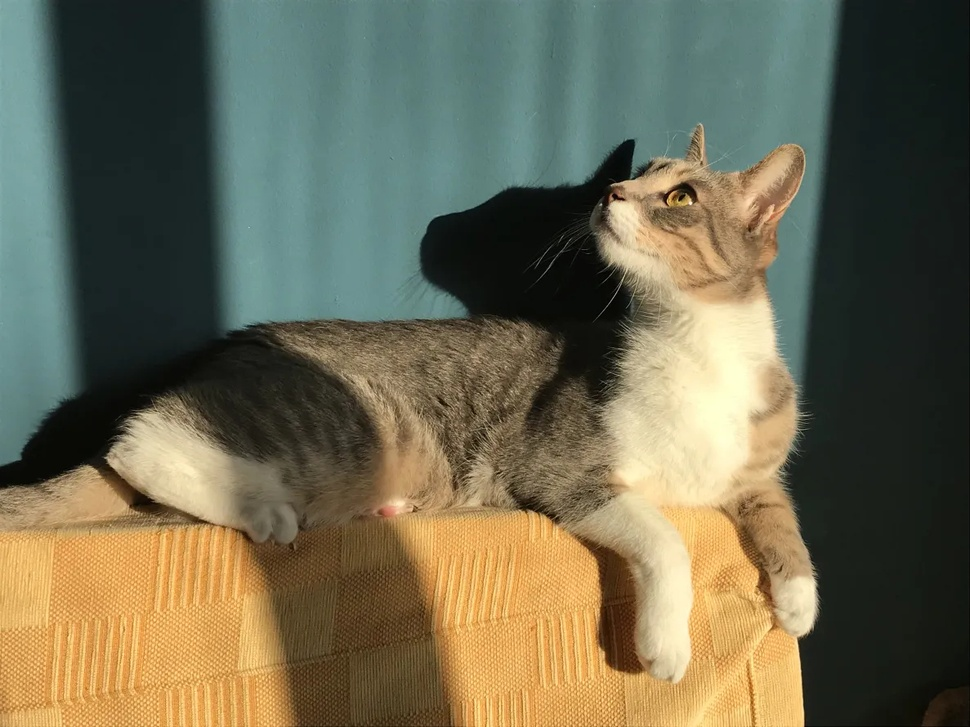
#> input picture input_img.jpg, 970 x 727 px, shrunk from 1187 x 890 before the run
$ python demo.py
#> lines starting #> are read from the running program, lines starting #| are printed output that depends on the picture
import numpy as np
from PIL import Image
import matplotlib.pyplot as plt


# === hist_utils === #
# [16 lines left out: functions calculate_hist_of_img, apply_hist_modification_transform, not called in this run]


# === helpful functions for results === #
def save_img(img_array: np.ndarray, filename: str):
    img_uint8 = (img_array * 255).clip(0, 255).astype(np.uint8)
    Image.fromarray(img_uint8).save(filename)


# [78 lines left out: functions plot_histogram, perform_hist_modification, perform_hist_eq, not called in this run]


def perform_hist_matching(img_array: np.ndarray, img_array_ref: np.ndarray, mode: str) -> np.ndarray:
    hist_ref = calculate_hist_of_img(img_array_ref, return_normalized=True)
    return perform_hist_modification(img_array, hist_ref, mode)


# === Testing === #
if __name__ == "__main__":

    # Adjust path
    path_input = "input_img.jpg"
    path_ref = "ref_img.jpg"
    output_folder = "output_imgs/"

    img = Image.open(path_input).convert("L")
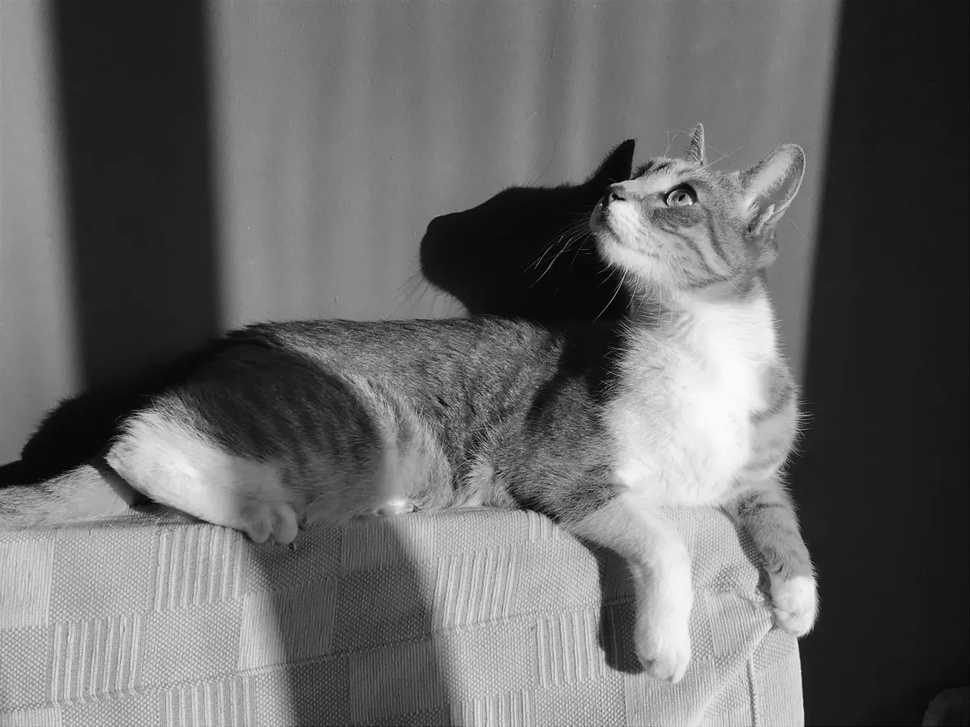
#> img: PIL image 970x727 L; min 0, max 250, mean 104.2
    input_img = np.array(img).astype(float) / 255.0

#> (the run stopped early here; a loop or call above may not have finished)
